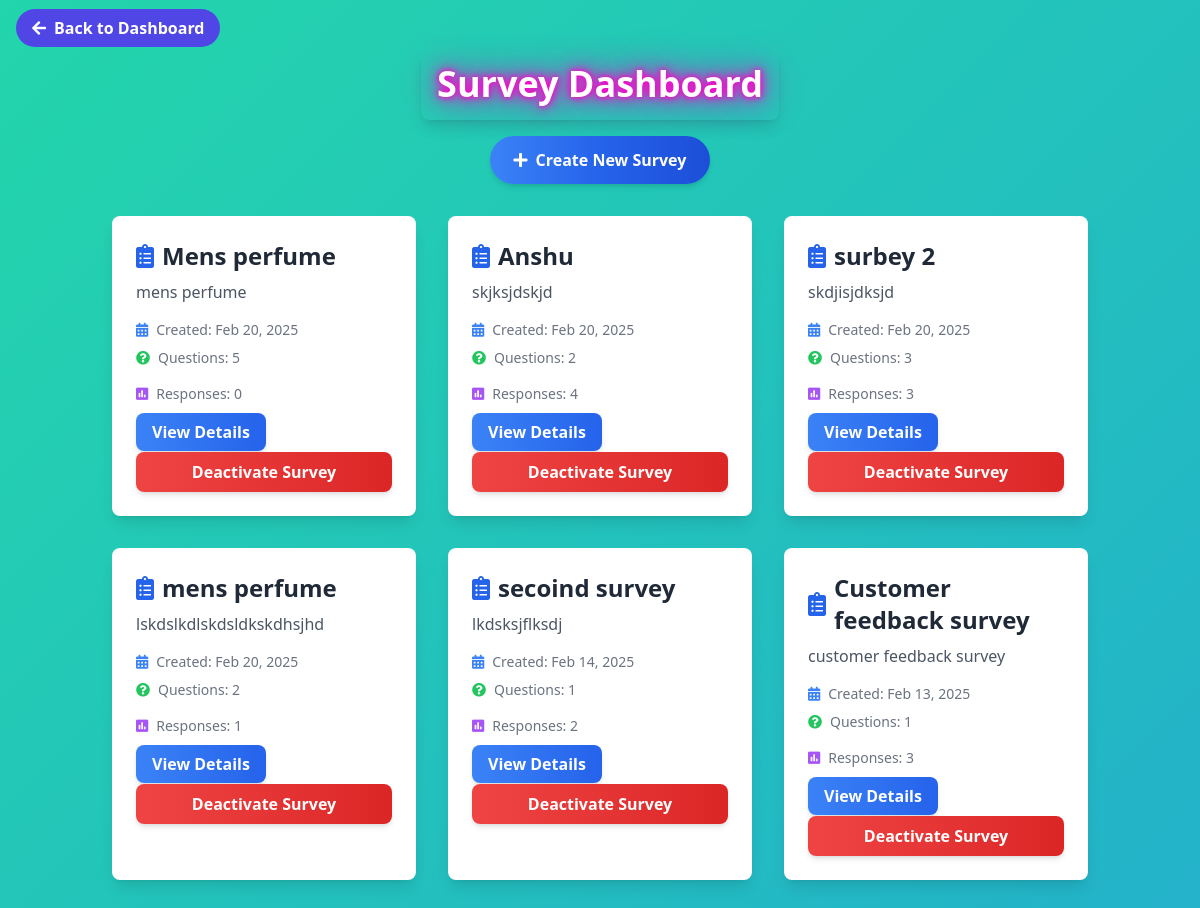
Page /survey/ (signed in) on the committed database.
### surveys/models.py (models this page shows, shortened)
class Survey(models.Model):
    title = models.CharField(max_length=200)
    description = models.TextField(blank=True, null=True)
    user = models.ForeignKey(
        settings.AUTH_USER_MODEL,
        on_delete=models.CASCADE,
        related_name='surveys',
        null=True  # Allow existing surveys to remain
    )
    created_at = models.DateTimeField(auto_now_add=True)
    updated_at = models.DateTimeField(auto_now=True)
    unique_link = models.CharField(max_length=16, unique=True, blank=True)
    external_link = models.CharField(max_length=16, unique=True, blank=True, null=True)
    max_external_responses = models.PositiveIntegerField(null=True, blank=True)
    external_response_count = models.PositiveIntegerField(default=0)
    is_active = models.BooleanField(default=True)  # New field to track survey activation status
    expiry_datetime = models.DateTimeField(null=True, blank=True)
    is_expired = models.BooleanField(default=False)
    points = models.IntegerField(default=0)

### surveys/views.py (the view)
# urls.py: path('', HomeView.as_view(), name='home'),
class HomeView(LoginRequiredMixin, View):
    def get(self, request):
        surveys = Survey.objects.filter(user=request.user, is_active=True).order_by('-created_at')
        return render(request, 'surveys/home.html', {
            'surveys': surveys,
            'user': request.user
        })

### templates/surveys/home.html (shortened to what this page needs)
<!DOCTYPE html>
<html lang="en">
<head>
    <script src="https://cdn.tailwindcss.com"></script>
    <link rel="stylesheet" href="https://cdnjs.cloudflare.com/ajax/libs/font-awesome/5.15.4/css/all.min.css">
</head>
<body class="animated-bg min-h-screen bg-gray-100">
    <div class="absolute top-4 left-4">
        <a href="{% url 'surveymonitor' %}" class="bg-indigo-600 hover:bg-indigo-700 text-white font-semibold py-2 px-4 rounded-full transition duration-300 ease-in-out transform hover:scale-105">
            <i class="fas fa-arrow-left mr-2"></i>Back to Dashboard
        </a>
    </div>
    <div class="container mx-auto px-6 py-12">
        <div class="flex flex-col items-center mb-8">
            <h1 class="text-4xl font-bold text-white shadow-lg p-4 rounded-lg neon-effect text-center">Survey Dashboard</h1>
            <a href="{% url 'surveys:create_survey' %}"
               class="bg-gradient-to-r from-blue-500 via-blue-600 to-blue-700 text-white font-bold py-3 px-6 rounded-full transform hover:scale-105 shadow-md transition duration-300 mt-4">
                <i class="fas fa-plus mr-2"></i>Create New Survey
            </a>
        </div>
        {% if surveys %}
        <div class="grid md:grid-cols-2 lg:grid-cols-3 gap-8">
            {% for survey in surveys %}
            <div class="bg-white rounded-lg shadow-lg p-6 hover:shadow-xl transition-all duration-300 transform hover:-translate-y-2 hover-translate slide-in">
                <h2 class="text-2xl font-semibold mb-2 text-gray-800 flex items-center">
                    <i class="fas fa-clipboard-list mr-2 text-blue-600"></i>
                    {{ survey.title }}
                </h2>
                <p class="text-gray-600 mb-4 truncate">{{ survey.description|default:"No description available" }}</p>
                <div class="flex items-center text-sm text-gray-500 mb-2">
                    <i class="fas fa-calendar-alt mr-2 text-blue-500"></i>
                    Created: {{ survey.created_at|date:"M d, Y" }}
                </div>
                <div class="flex items-center text-sm text-gray-500 mb-4">
                    <i class="fas fa-question-circle mr-2 text-green-500"></i>
                    Questions: {{ survey.questions.count }}
                </div>
                <div class="flex items-center text-sm text-gray-500 mb-4">
                    <i class="fas fa-poll mr-2 text-purple-500"></i>
                    Responses: {{ survey.responses.count }}
                </div>
                <a href="{% url 'surveys:survey_detail' survey.id %}"
                   class="w-full bg-gradient-to-r from-blue-500 to-blue-600 text-white font-semibold py-2 px-4 rounded-lg text-center shadow-md hover:scale-105 transition duration-200">
                    View Details
                </a>
                <form method="post" action="{% url 'surveys:deactivate_survey' survey.id %}" style="display:inline;">
                    <button type="submit" class="w-full bg-gradient-to-r from-red-500 to-red-600 text-white font-semibold py-2 px-4 rounded-lg text-center shadow-md hover:scale-105 transition duration-200 mt-2" onclick="return confirm('Are you sure you want to deactivate this survey?');">
                        Deactivate Survey
                    </button>
                </form>
            </div>
            {% endfor %}
        </div>
        {% endif %}
    </div>
</body>
</html>

### templates/surveys/home.html (style rules this page uses)
.animated-bg { background: linear-gradient(-45deg, #EE7752, #E73C7E, #23A6D5, #23D5AB ); background-size: 400% 400%; animation: gradient 15s ease infinite; }
.slide-in { animation: slideIn 0.5s ease-out forwards; opacity: 0; transform: translateX(-50px); }
.hover-translate { transition: transform 0.3s ease-in-out; }
.neon-effect { text-shadow: 0 0 5px #FF00CC, 0 0 10px #FF00CC, 0 0 20px #FF00CC, 0 0 40px #FF00CC; }

### rows in the picture
Survey: title "Mens perfume", description "mens perfume", created_at "Feb 20, 2025", questions.count "5", responses.count "0"
Survey: title "Anshu", description "skjksjdskjd", created_at "Feb 20, 2025", questions.count "2", responses.count "4"
Survey: title "surbey 2", description "skdjisjdksjd", created_at "Feb 20, 2025", questions.count "3", responses.count "3"
Survey: title "mens perfume", description "lskdslkdlskdsldkskdhsjhd", created_at "Feb 20, 2025", questions.count "2", responses.count "1"
Survey: title "secoind survey", description "lkdsksjflksdj", created_at "Feb 14, 2025", questions.count "1", responses.count "2"
Survey: title "Customer feedback survey", description "customer feedback survey", created_at "Feb 13, 2025", questions.count "1", responses.count "3"
